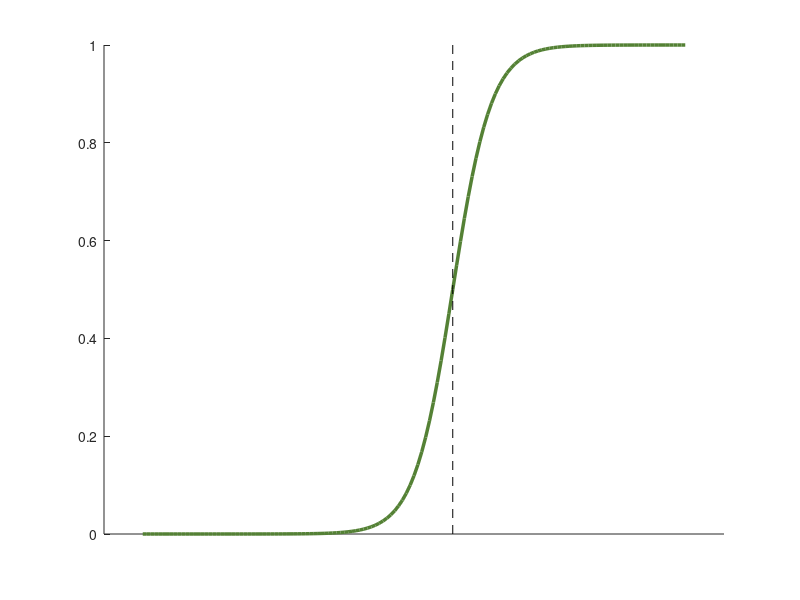

This chart was generated by the following MATLAB code:
clear; clc; close all;

x = -7:0.1:7;
C = 1;
y = 0.5*tanh(x-C)+0.5;
plot(x, y, 'LineWidth', 2.5, 'Color', [84 130 53]/256); hold on
line([C C], [0 1], 'Color','black','LineStyle','--');
set(gca,'xtick',[])
box off

